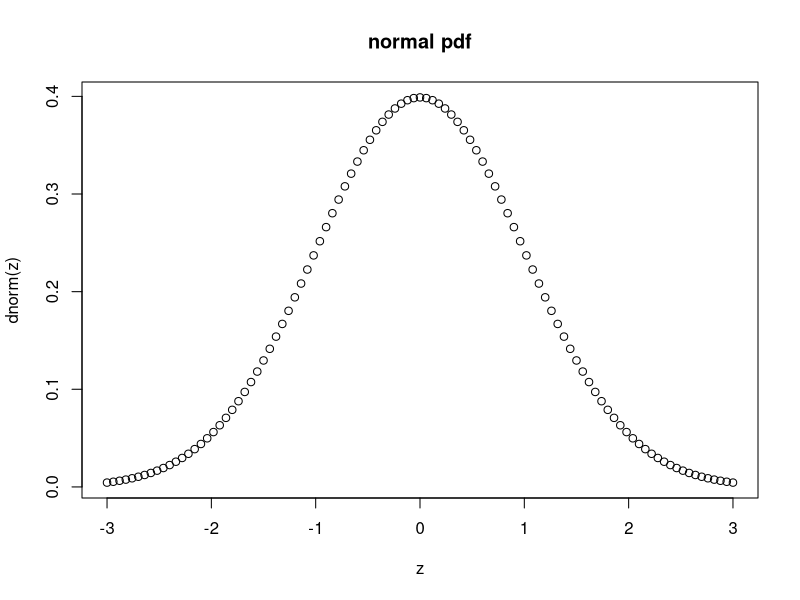
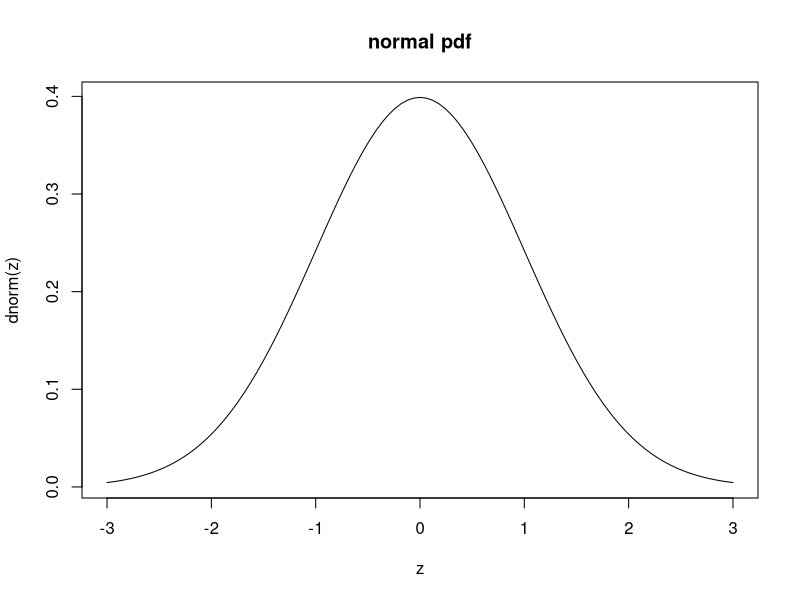
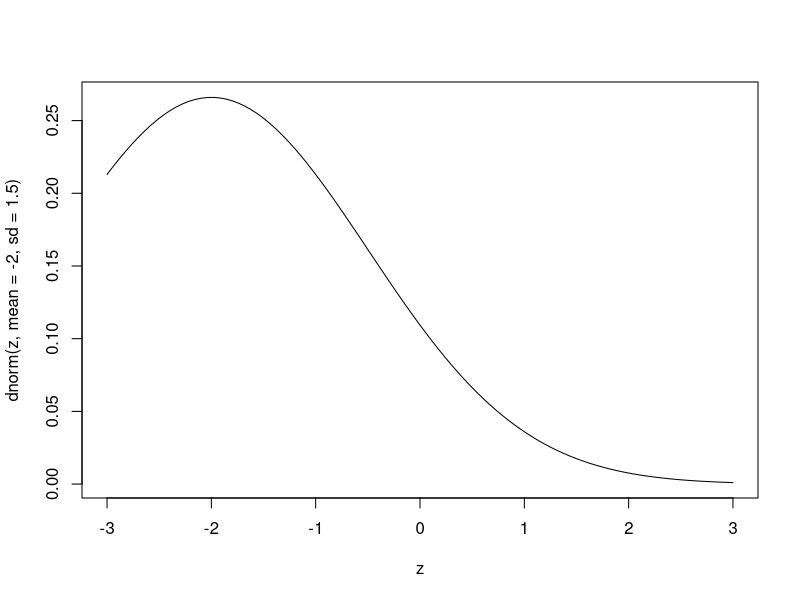
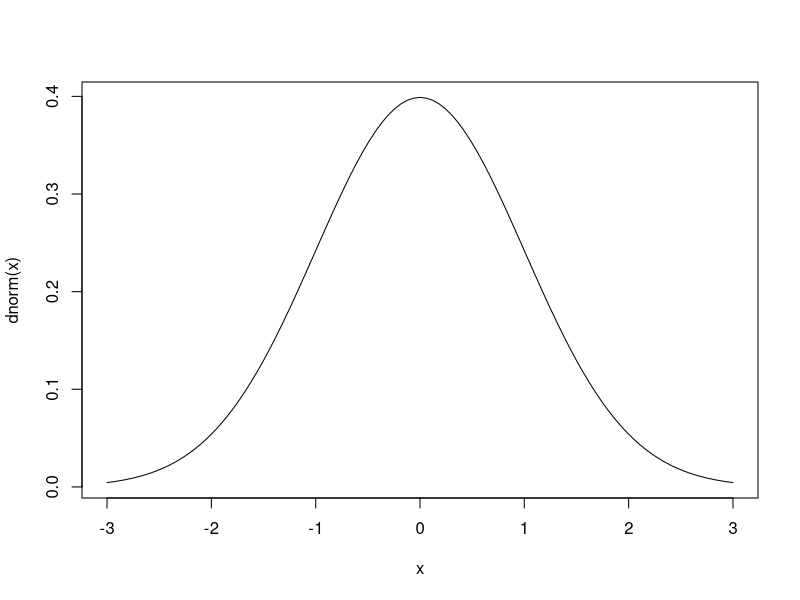
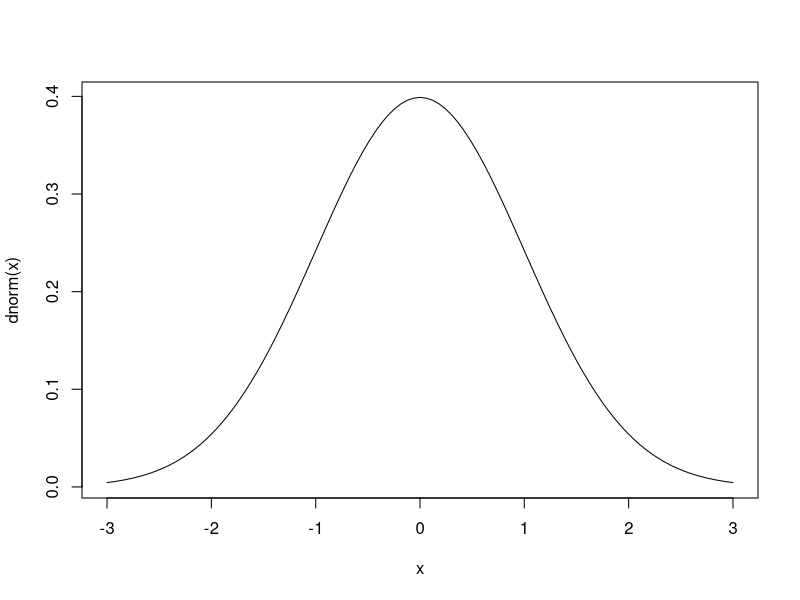
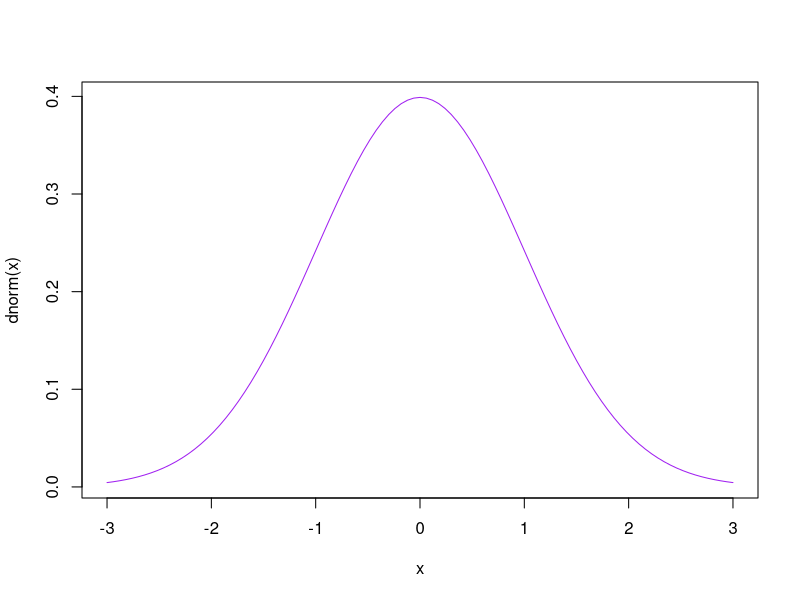
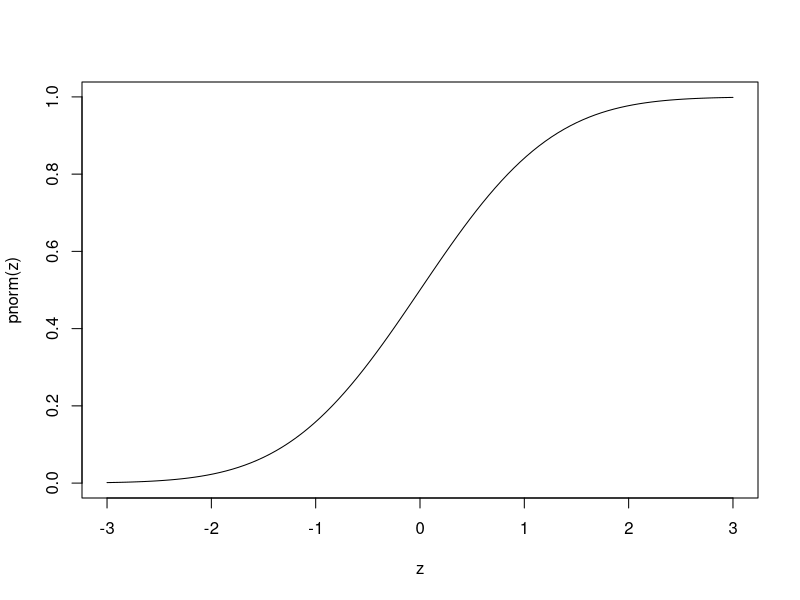
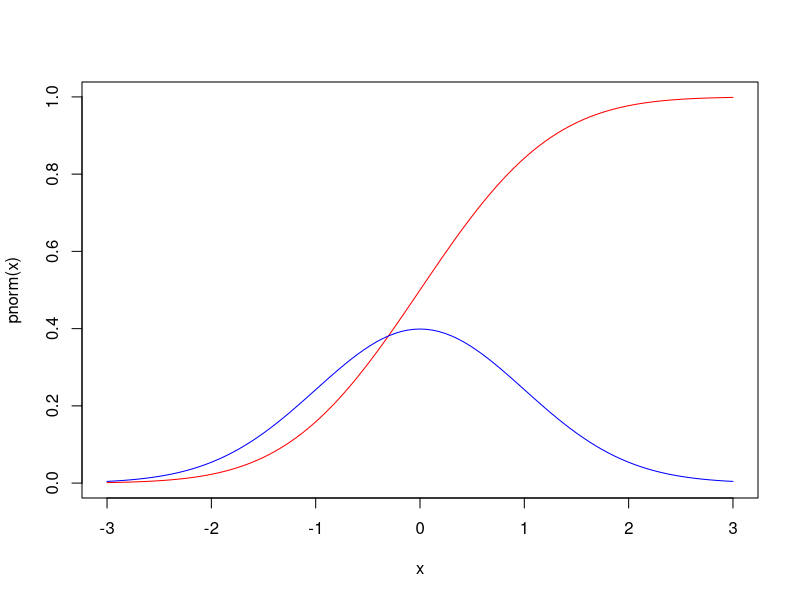

Here is the R script that generated these plots, in order:
opar <- par(ask = interactive())

#----------------------------------------------------------------------------

help(Normal)

z <- seq(-3,3, length=101)           #  z = [-3, -2.97, ..., 2.97, 3]

plot(z, dnorm(z), main="normal pdf") # normal density (pdf)


plot(z, dnorm(z), type="l", main="normal pdf") # line plot instead of point plot

plot(z, dnorm(z, mean=-2, sd=1.5), type="l" )  # change mu, sigma

#----------------------------------------------------------------------------

curve( dnorm, -3, 3 )                # semi-convenient line plot

curve( dnorm(x), -3, 3 )             # by convention "x" is the x-axis

curve( dnorm, -3, 3, col="purple" )  # purple line plot ...

#----------------------------------------------------------------------------

plot( z, pnorm(z), type="l" )        # normal distribution (cdf)

curve( pnorm, -3, 3, col="red" )                # normal cdf

curve( dnorm, -3, 3, col="blue", add=TRUE )     # superimpose normal pdf

#----------------------------------------------------------------------------

y <- seq( 0, 1, length=101 )
plot( y, qnorm(y), type="l" )        # inverse normal distribution (icdf)
                                     #   aka:  the quantile function
curve( qnorm, 0, 1, col="red" )      # inverse normal distribution (icdf)

#----------------------------------------------------------------------------

sampleSize <- 500

randSample <- rnorm(sampleSize, mean=70, sd=10)  # random normal deviates

sampleMean <- mean(randSample)       # should be about 70
sampleMean

sampleSD <- sd(randSample)           # should be about 10
sampleSD

hist( randSample, col="magenta", probability=TRUE )    # histogram
curve( dnorm(x, mean=sampleMean, sd=sampleSD), add=TRUE )
                                     # with superimposed fitted normal pdf

#----------------------------------------------------------------------------

par(opar)
